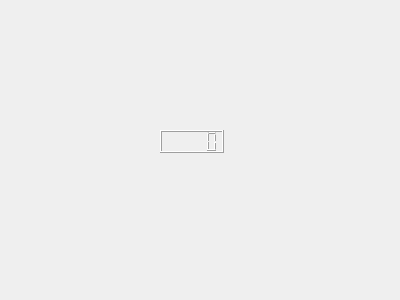
<?xml version="1.0" encoding="UTF-8"?>
<ui version="4.0">
 <class>Frame</class>
 <widget class="QFrame" name="Frame">
  <property name="geometry">
   <rect>
    <x>0</x>
    <y>0</y>
    <width>400</width>
    <height>300</height>
   </rect>
  </property>
  <property name="windowTitle">
   <string>Frame</string>
  </property>
  <widget class="QLCDNumber" name="lcdNumber">
   <property name="geometry">
    <rect>
     <x>160</x>
     <y>130</y>
     <width>64</width>
     <height>23</height>
    </rect>
   </property>
  </widget>
 </widget>
 <resources/>
 <connections/>
</ui>
